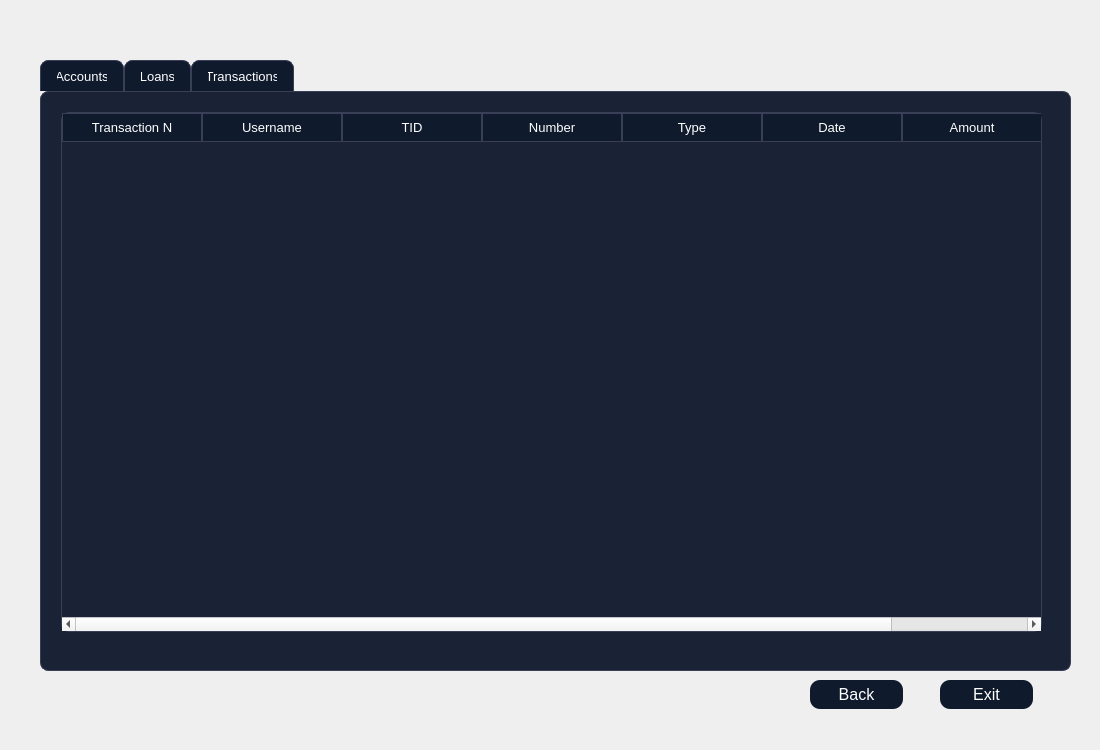
<?xml version="1.0" encoding="UTF-8"?>
<ui version="4.0">
 <class>archieve</class>
 <widget class="QDialog" name="archieve">
  <property name="geometry">
   <rect>
    <x>0</x>
    <y>0</y>
    <width>1100</width>
    <height>750</height>
   </rect>
  </property>
  <property name="windowTitle">
   <string>Dialog</string>
  </property>
  <property name="styleSheet">
   <string notr="true">QTableWidget {
    background-color: #1A2236;
    color: #FFFFFF;
    border: 1px solid #3A3F58;
    gridline-color: #3A3F58;
    font-family: &quot;Inter&quot;;
    font-size: 10pt;
    border-radius: 8px;
    selection-background-color: #0F5FFF;
    selection-color: #FFFFFF;
}

QHeaderView::section {
    background-color: #0F1A2C;
    color: #FFFFFF;
    border: 1px solid #3A3F58;
    padding: 4px;
    font-family: &quot;Montserrat SemiBold&quot;;
    font-size: 10pt;
}

QTableWidget::item:selected {
    background-color: #0F5FFF;
    color: #FFFFFF;
}
QGroupBox {
    border: 1.5px solid #BFC5D2;
    border-radius: 12px;
    margin-top: 25px;
    color: white;
    font-family: &quot;Segoe UI Semibold&quot;;
    font-size: 14pt;
}

QGroupBox::title {
    subcontrol-origin: margin;
    padding: 4px 10px;
}
QPushButton {
    background-color: #0F1A2C;
    color: #FFFFFF;
	border-color: rgb(0, 0, 0);
    border-radius: 10px;
    font-family: &quot;Montserrat SemiBold&quot;;
    font-size: 12pt;
    padding: 6px 12px;
}

QPushButton:hover {
    background-color: #1A2942;
}

QPushButton:pressed {
    background-color: #09111A;
}
QLineEdit {
    background-color: #FFFFFF;
    border: 1px solid #C6D4E1;
    border-radius: 8px;
    padding: 6px;
    color: #0A1320;
    font-family: &quot;Inter&quot;;
    font-size: 11pt;
}

QLineEdit:focus {
    border: 1px solid #00B4FF;
    background-color: #F8FBFF;
}
QComboBox {
    background-color: #FFFFFF;
    border: 1px solid #C6D4E1;
    border-radius: 8px;
    padding: 6px;
    color: #0A1320;
    font-family: &quot;Inter&quot;;
    font-size: 11pt;
}

QComboBox:focus {
    border: 1px solid #00B4FF;
    background-color: #F8FBFF;
}

QComboBox::drop-down {
    subcontrol-origin: padding;
    subcontrol-position: top right;
    width: 20px;
    border-left: 1px solid #C6D4E1;
}

QComboBox::down-arrow {
    
	image: url(:/new/prefix1/icon.png);
    width: 12px;
    height: 12px;
}
QDateEdit {
    background-color: #FFFFFF;
    border: 1px solid #C6D4E1;
    border-radius: 8px;
    padding: 6px;
    color: #0A1320;
    font-family: &quot;Inter&quot;;
    font-size: 11pt;
}

QDateEdit:focus {
    border: 1px solid #00B4FF;
    background-color: #F8FBFF;
}

QDateEdit::drop-down {
    subcontrol-origin: padding;
    subcontrol-position: top right;
    width: 20px;
    border-left: 1px solid #C6D4E1;
}

QDateEdit::down-arrow {
    image: url(:/new/prefix1/icon.png);
    width: 12px;
    height: 12px;
}
QDateEdit::up-arrow {
    
	image: url(:/new/prefix1/icon3.webp);
    width: 12px;
    height: 12px;
}

QTabWidget::pane {
    border: 1px solid #3A3F58;
    border-radius: 8px;
    background-color: #1A2236;
}

QTabBar::tab {
    background: #0F1A2C;
    color: #FFFFFF;
    border: 1px solid #3A3F58;
    border-bottom: none;
    border-top-left-radius: 8px;
    border-top-right-radius: 8px;
    padding: 8px 16px;
    font-family: &quot;Montserrat SemiBold&quot;;
    font-size: 10pt;
}

QTabBar::tab:hover {
    background: #1A2942;
}</string>
  </property>
  <widget class="QLabel" name="label">
   <property name="geometry">
    <rect>
     <x>0</x>
     <y>0</y>
     <width>1100</width>
     <height>750</height>
    </rect>
   </property>
   <property name="styleSheet">
    <string notr="true">image: url(:/new/prefix1/bg.jpg);</string>
   </property>
   <property name="text">
    <string/>
   </property>
  </widget>
  <widget class="QPushButton" name="exit">
   <property name="geometry">
    <rect>
     <x>940</x>
     <y>680</y>
     <width>93</width>
     <height>29</height>
    </rect>
   </property>
   <property name="text">
    <string>Exit</string>
   </property>
  </widget>
  <widget class="QPushButton" name="back">
   <property name="geometry">
    <rect>
     <x>810</x>
     <y>680</y>
     <width>93</width>
     <height>29</height>
    </rect>
   </property>
   <property name="text">
    <string>Back</string>
   </property>
  </widget>
  <widget class="QTabWidget" name="tabs">
   <property name="geometry">
    <rect>
     <x>40</x>
     <y>60</y>
     <width>1031</width>
     <height>611</height>
    </rect>
   </property>
   <property name="currentIndex">
    <number>2</number>
   </property>
   <widget class="QWidget" name="account">
    <attribute name="title">
     <string>Accounts</string>
    </attribute>
    <widget class="QTableWidget" name="accounts">
     <property name="geometry">
      <rect>
       <x>20</x>
       <y>20</y>
       <width>981</width>
       <height>551</height>
      </rect>
     </property>
     <attribute name="horizontalHeaderDefaultSectionSize">
      <number>123</number>
     </attribute>
     <column>
      <property name="text">
       <string>Account Number</string>
      </property>
     </column>
     <column>
      <property name="text">
       <string>Account Type</string>
      </property>
     </column>
     <column>
      <property name="text">
       <string>IBAN</string>
      </property>
     </column>
     <column>
      <property name="text">
       <string>Branch Code</string>
      </property>
     </column>
     <column>
      <property name="text">
       <string>Holder Name</string>
      </property>
     </column>
     <column>
      <property name="text">
       <string>Opening Date</string>
      </property>
     </column>
     <column>
      <property name="text">
       <string>Balance</string>
      </property>
     </column>
     <column>
      <property name="text">
       <string>Status</string>
      </property>
     </column>
    </widget>
    <widget class="QLabel" name="l1">
     <property name="geometry">
      <rect>
       <x>190</x>
       <y>480</y>
       <width>621</width>
       <height>41</height>
      </rect>
     </property>
     <property name="text">
      <string/>
     </property>
    </widget>
   </widget>
   <widget class="QWidget" name="loan">
    <attribute name="title">
     <string>Loans</string>
    </attribute>
    <widget class="QTableWidget" name="loans">
     <property name="geometry">
      <rect>
       <x>20</x>
       <y>20</y>
       <width>980</width>
       <height>520</height>
      </rect>
     </property>
     <attribute name="horizontalHeaderMinimumSectionSize">
      <number>40</number>
     </attribute>
     <attribute name="horizontalHeaderDefaultSectionSize">
      <number>123</number>
     </attribute>
     <column>
      <property name="text">
       <string>Loan ID</string>
      </property>
     </column>
     <column>
      <property name="text">
       <string>Loan Type</string>
      </property>
     </column>
     <column>
      <property name="text">
       <string>Start Date</string>
      </property>
     </column>
     <column>
      <property name="text">
       <string>End Date</string>
      </property>
     </column>
     <column>
      <property name="text">
       <string>Principal Amount </string>
      </property>
     </column>
     <column>
      <property name="text">
       <string>Interest Rate</string>
      </property>
     </column>
     <column>
      <property name="text">
       <string>Monthly Payment</string>
      </property>
     </column>
     <column>
      <property name="text">
       <string>Loan Status</string>
      </property>
     </column>
    </widget>
    <widget class="QLabel" name="l2">
     <property name="geometry">
      <rect>
       <x>160</x>
       <y>410</y>
       <width>751</width>
       <height>81</height>
      </rect>
     </property>
     <property name="text">
      <string/>
     </property>
    </widget>
   </widget>
   <widget class="QWidget" name="transaction">
    <attribute name="title">
     <string>Transactions</string>
    </attribute>
    <widget class="QTableWidget" name="transactions">
     <property name="geometry">
      <rect>
       <x>20</x>
       <y>20</y>
       <width>981</width>
       <height>520</height>
      </rect>
     </property>
     <attribute name="horizontalHeaderDefaultSectionSize">
      <number>140</number>
     </attribute>
     <column>
      <property name="text">
       <string>Transaction N</string>
      </property>
     </column>
     <column>
      <property name="text">
       <string>Username</string>
      </property>
     </column>
     <column>
      <property name="text">
       <string>TID</string>
      </property>
     </column>
     <column>
      <property name="text">
       <string>Number</string>
      </property>
     </column>
     <column>
      <property name="text">
       <string>Type</string>
      </property>
     </column>
     <column>
      <property name="text">
       <string>Date</string>
      </property>
     </column>
     <column>
      <property name="text">
       <string>Amount</string>
      </property>
     </column>
    </widget>
    <widget class="QLabel" name="l3">
     <property name="geometry">
      <rect>
       <x>120</x>
       <y>430</y>
       <width>781</width>
       <height>61</height>
      </rect>
     </property>
     <property name="text">
      <string/>
     </property>
    </widget>
   </widget>
  </widget>
 </widget>
 <resources/>
 <connections/>
</ui>
